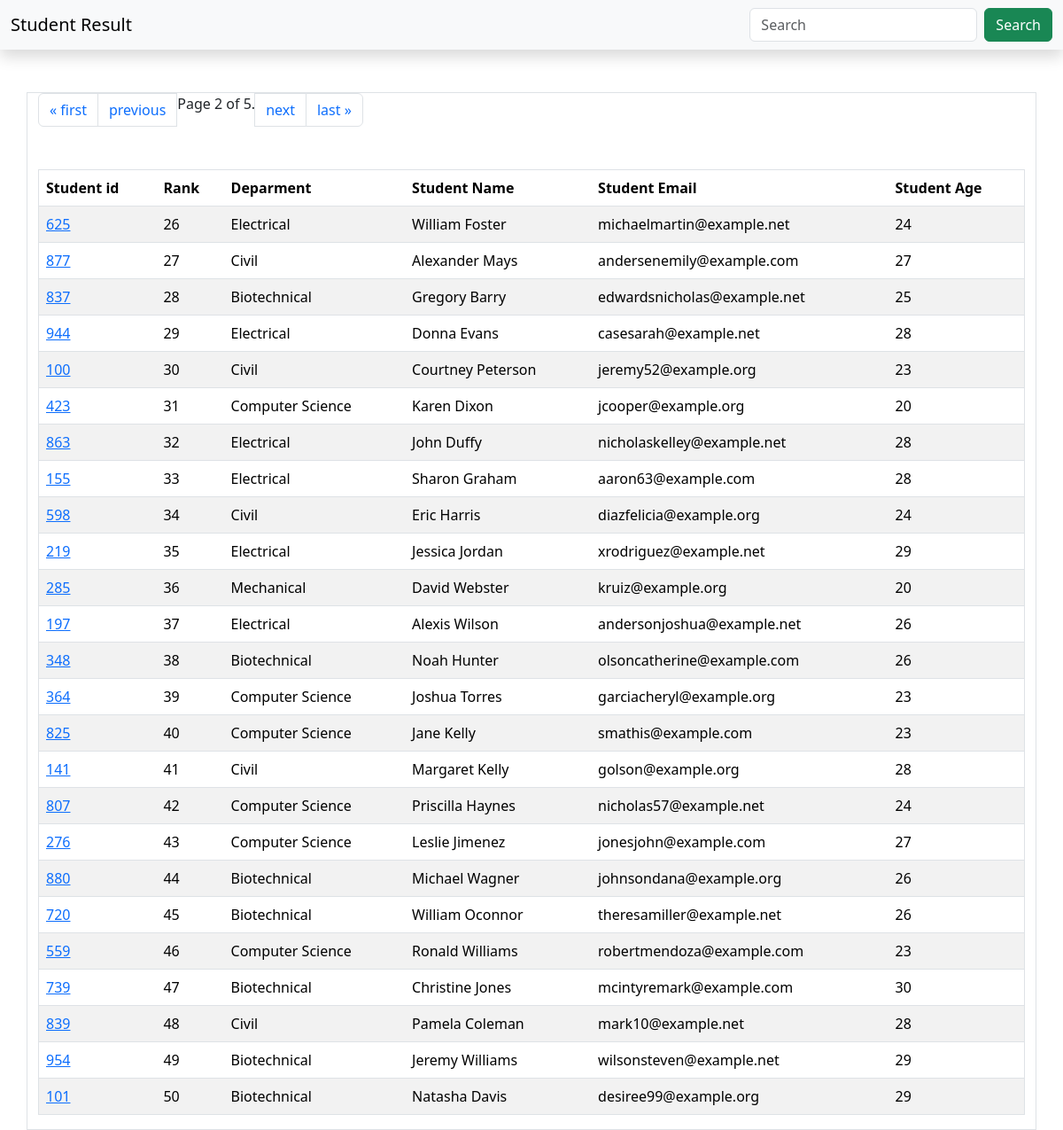
Screenshot of /students/?page=2 with the database file from the repository.
### report/models.py (models this page shows, shortened)
class Student(models.Model):
    deparment = models.ForeignKey(Department,related_name="depart",on_delete=models.CASCADE)
    student_id = models.OneToOneField(StudentID,related_name="studentid",on_delete=models.CASCADE)
    student_name = models.CharField(max_length=100)
    student_email = models.EmailField(unique=True)
    student_age = models.IntegerField(default=18)
    student_address = models.TextField()
    class Meta:
        ordering = ['student_name']
        verbose_name = "student"

class StudentID(models.Model):
    student_id = models.CharField(max_length=100)
    def __str__(self) -> str:
        return self.student_id

class ReportCard(models.Model):
    student = models.ForeignKey(Student,related_name="StudentReportCard",on_delete=models.CASCADE)
    student_rank = models.IntegerField()
    date_of_report_card = models.DateField(auto_now_add=True)
    class Meta:
        unique_together = ['student_rank','date_of_report_card']

class Department(models.Model):
    department = models.CharField(max_length=100)
    def __str__(self) -> str:
        return self.department
    class Meta:
        ordering  = ['department']

### report/views.py (the view)
# urls.py: path('students/',get_student,name="get_student"),
def get_student(request):
    queryset = Student.objects.all().order_by('StudentReportCard')
    if request.GET.get('search'):
        search = request.GET.get('search')
        queryset = queryset.filter(Q(student_name__icontains= search)|Q(deparment__department__icontains= search)|Q(student_id__student_id__icontains= search))
    paginator = Paginator(queryset, 25)
    page_number = request.GET.get("page",1)
    page_obj = paginator.get_page(page_number)
    return render(request,'report/student.html',{'queryset':page_obj})

### report/templates/report/student.html
{% extends "report/base.html" %}
{% block navbar %}
<nav class="navbar  bg-body-tertiary shadow  text-white">
    <div class="container-fluid">
      <a class="navbar-brand" href="{% url "home" %}">Student Result </a>
      <form class="d-flex" role="search">
        <input class="form-control me-2" type="search" name="search" placeholder="Search" aria-label="Search">
        <button class="btn btn-success" type="submit">Search</button>
      </form>
    </div>
  </nav>
{% endblock navbar %}
{% block main %}
<div class="container mt-5 border">
<table class="table table-striped mt-5 border">
<thead>
    <tr>
        <th scope="col">Student id</th>
        <th scope="col">Rank</th>
        <th scope="col">Deparment</th>
        <th scope="col">Student Name</th>
        <th scope="col">Student Email</th>
        <th scope="col">Student Age</th>
    </tr>
</thead>
<tbody>
    {% for stu in queryset %}
    <tr>
        <td><a href="{% url 'see_marks'  stu.student_id %}">{{stu.student_id}}</a></td>
        <td>{{stu.StudentReportCard.first.student_rank}}</td>
        <td>{{stu.deparment}}</td>
        <td>{{stu.student_name}}</td>
        <td>{{stu.student_email}}</td>
        <td>{{stu.student_age}}</td>
    </tr>
    {% endfor %}
</tbody>
</div>
<nav aria-label="..." class="d-inline">
    <ul class="pagination">
            {% if queryset.has_previous %}
                <li class="page-item"><a href="?page=1" class="page-link">&laquo; first</a></li>
                <li class="page-item"><a href="?page={{ queryset.previous_page_number }}" class="page-link">previous</a></li>
            {% endif %}
            <span class="current" class="page-item">
                Page {{ queryset.number }} of {{ queryset.paginator.num_pages }}.
            </span>
            {% if queryset.has_next %}
            <li class="page-item"><a class="page-link" href="?page={{ queryset.next_page_number }}">next</a></li>
            <li class="page-item"><a class="page-link" href="?page={{ queryset.paginator.num_pages }}">last &raquo;</a></li>
            {% endif %}
    </ul>
</nav>
{% endblock main %}

### rows the page displays
Student: student_id "625", StudentReportCard.first.student_rank "26", deparment "Electrical", student_name "William Foster", student_email "michaelmartin@example.net", student_age "24"
Student: student_id "877", StudentReportCard.first.student_rank "27", deparment "Civil", student_name "Alexander Mays", student_email "andersenemily@example.com", student_age "27"
Student: student_id "837", StudentReportCard.first.student_rank "28", deparment "Biotechnical", student_name "Gregory Barry", student_email "edwardsnicholas@example.net", student_age "25"
Student: student_id "944", StudentReportCard.first.student_rank "29", deparment "Electrical", student_name "Donna Evans", student_email "casesarah@example.net", student_age "28"
Student: student_id "100", StudentReportCard.first.student_rank "30", deparment "Civil", student_name "Courtney Peterson", student_email "jeremy52@example.org", student_age "23"
Student: student_id "423", StudentReportCard.first.student_rank "31", deparment "Computer Science", student_name "Karen Dixon", student_email "jcooper@example.org", student_age "20"
Student: student_id "863", StudentReportCard.first.student_rank "32", deparment "Electrical", student_name "John Duffy", student_email "nicholaskelley@example.net", student_age "28"
Student: student_id "155", StudentReportCard.first.student_rank "33", deparment "Electrical", student_name "Sharon Graham", student_email "aaron63@example.com", student_age "28"
Student: student_id "598", StudentReportCard.first.student_rank "34", deparment "Civil", student_name "Eric Harris", student_email "diazfelicia@example.org", student_age "24"
Student: student_id "219", StudentReportCard.first.student_rank "35", deparment "Electrical", student_name "Jessica Jordan", student_email "xrodriguez@example.net", student_age "29"
Student: student_id "285", StudentReportCard.first.student_rank "36", deparment "Mechanical", student_name "David Webster", student_email "kruiz@example.org", student_age "20"
Student: student_id "197", StudentReportCard.first.student_rank "37", deparment "Electrical", student_name "Alexis Wilson", student_email "andersonjoshua@example.net", student_age "26"
Student: student_id "348", StudentReportCard.first.student_rank "38", deparment "Biotechnical", student_name "Noah Hunter", student_email "olsoncatherine@example.com", student_age "26"
Student: student_id "364", StudentReportCard.first.student_rank "39", deparment "Computer Science", student_name "Joshua Torres", student_email "garciacheryl@example.org", student_age "23"
Student: student_id "825", StudentReportCard.first.student_rank "40", deparment "Computer Science", student_name "Jane Kelly", student_email "smathis@example.com", student_age "23"
Student: student_id "141", StudentReportCard.first.student_rank "41", deparment "Civil", student_name "Margaret Kelly", student_email "golson@example.org", student_age "28"
Student: student_id "807", StudentReportCard.first.student_rank "42", deparment "Computer Science", student_name "Priscilla Haynes", student_email "nicholas57@example.net", student_age "24"
Student: student_id "276", StudentReportCard.first.student_rank "43", deparment "Computer Science", student_name "Leslie Jimenez", student_email "jonesjohn@example.com", student_age "27"
Student: student_id "880", StudentReportCard.first.student_rank "44", deparment "Biotechnical", student_name "Michael Wagner", student_email "johnsondana@example.org", student_age "26"
Student: student_id "720", StudentReportCard.first.student_rank "45", deparment "Biotechnical", student_name "William Oconnor", student_email "theresamiller@example.net", student_age "26"
Student: student_id "559", StudentReportCard.first.student_rank "46", deparment "Computer Science", student_name "Ronald Williams", student_email "robertmendoza@example.com", student_age "23"
Student: student_id "739", StudentReportCard.first.student_rank "47", deparment "Biotechnical", student_name "Christine Jones", student_email "mcintyremark@example.com", student_age "30"
Student: student_id "839", StudentReportCard.first.student_rank "48", deparment "Civil", student_name "Pamela Coleman", student_email "mark10@example.net", student_age "28"
Student: student_id "954", StudentReportCard.first.student_rank "49", deparment "Biotechnical", student_name "Jeremy Williams", student_email "wilsonsteven@example.net", student_age "29"
Student: student_id "101", StudentReportCard.first.student_rank "50", deparment "Biotechnical", student_name "Natasha Davis", student_email "desiree99@example.org", student_age "29"

### other values shown
{{ queryset.number }} "2"
{{ queryset.paginator.num_pages }} "5"
